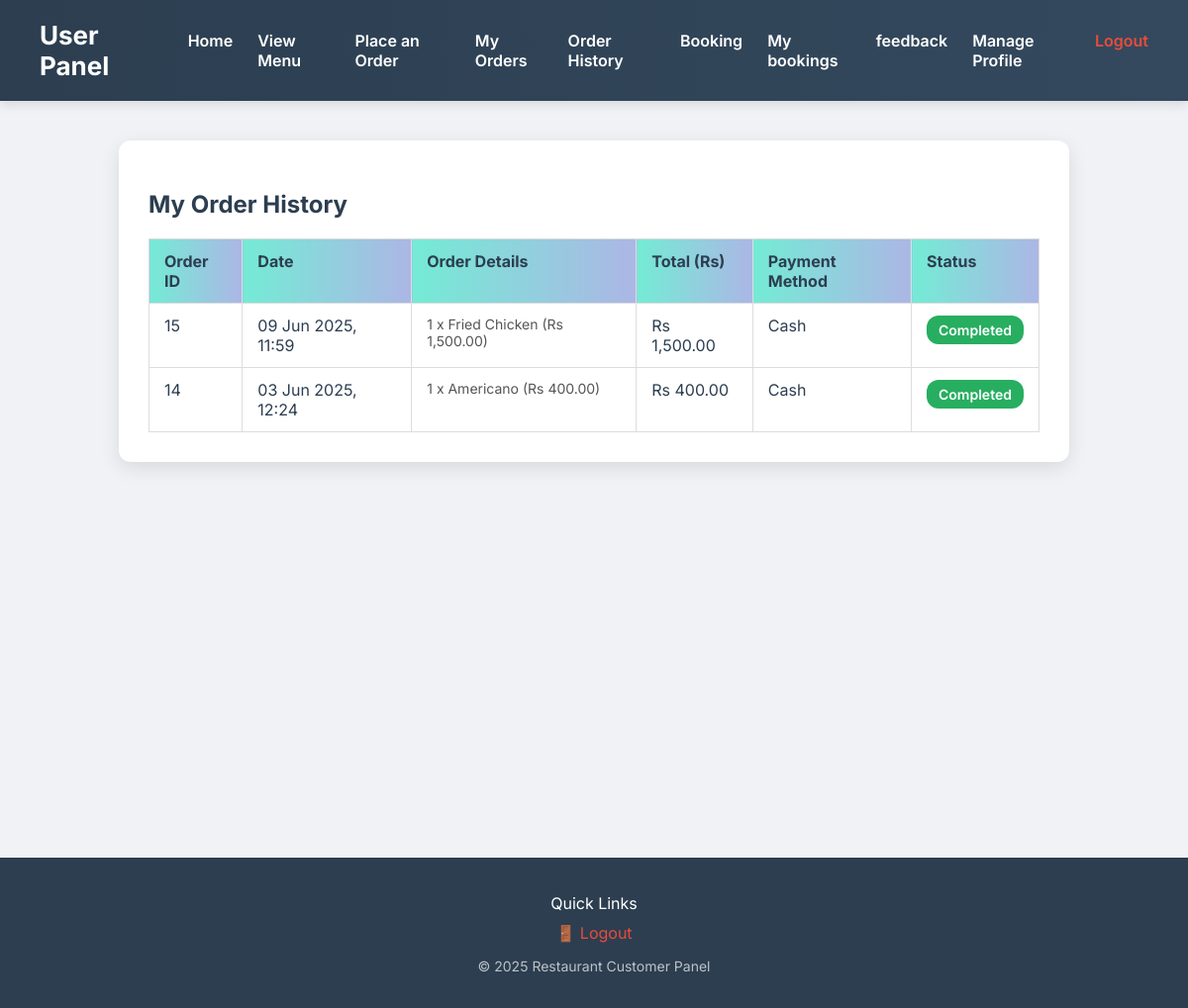
The app's page /order_history.php (signed in), older data.
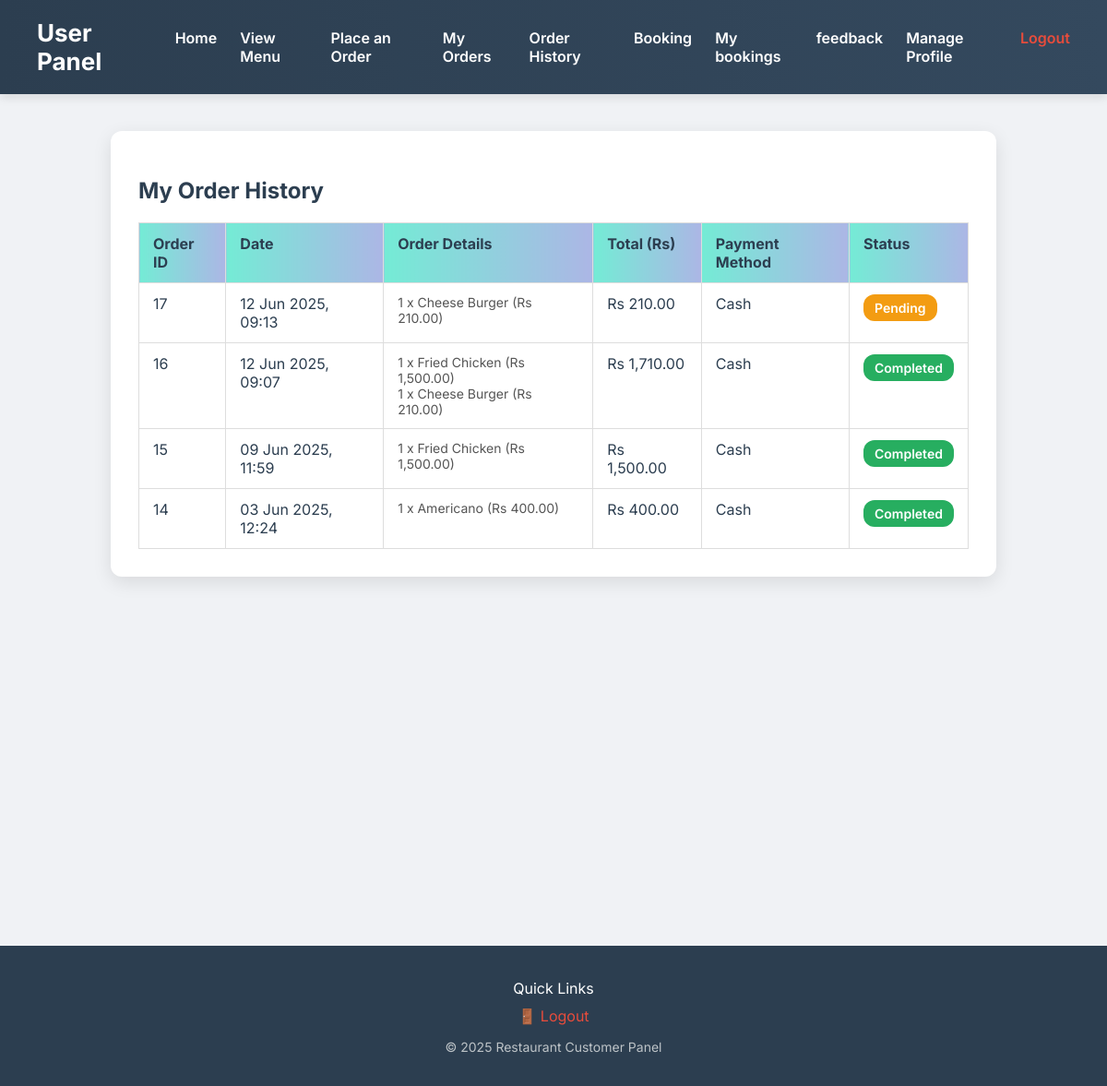
The same page, newer data.
### tables this page shows
CREATE TABLE `orders` (
  `id` int(11) NOT NULL,
  `user_id` int(11) DEFAULT NULL,
  `order_date` datetime DEFAULT current_timestamp(),
  `order_details` text DEFAULT NULL,
  `total` decimal(10,2) NOT NULL,
  `status` varchar(50) DEFAULT NULL,
  `assigned_staff_id` int(11) DEFAULT NULL,
  `payment_method` varchar(50) DEFAULT NULL,
  `order_type` varchar(20) NOT NULL DEFAULT 'pickup',
  `delivery_address` text DEFAULT NULL
);

### order_history.php (the view, shortened to what this page needs)
<?php
include 'db_connect.php';
$userId = $_SESSION['user_id'];
try {
    $stmt = $conn->prepare("
        SELECT
            orders.id,
            orders.order_date,
            orders.total,
            orders.status,
            orders.payment_method,
            orders.order_details
        FROM orders
        WHERE orders.user_id = :user_id
        ORDER BY orders.order_date DESC
    ");
    $stmt->execute(['user_id' => $userId]);
    $orders = $stmt->fetchAll(PDO::FETCH_ASSOC);
} catch (PDOException $e) {
    die("Database error: " . $e->getMessage());
}
?>
<!DOCTYPE html>
<html lang="en">
<head>
</head>
<body>
<nav class="navbar">
    <h1> User Panel</h1>
     <ul>
        <li> <a href="user_dashboard.php">Home</a></li>
        <li><a href="menu.php">View Menu</a></li>
    <li><a href="order_menu.php">Place an Order</a></li>
    <li><a href="my_orders.php">My Orders</a></li>
        <li><a href="order_history.php">Order History</a></li>
          <li><a href="book_table.php">Booking</a></li>
           <li><a href="my_bookings.php">My bookings</a></li>
                <li><a href="feedback.php">feedback</a></li>
        <li><a href="profile.php">Manage Profile</a></li>
        <li><a class="logout" href="logout.php">Logout</a></li>
    </ul>
</nav>
<div class="container">
    <h2>My Order History</h2>
    <?php if (empty($orders)): ?>
        <div class="no-orders">You have not placed any orders yet.</div>
    <?php else: ?>
        <table>
            <thead>
                <tr>
                    <th>Order ID</th>
                    <th>Date</th>
                    <th>Order Details</th>
                    <th>Total (Rs)</th>
                    <th>Payment Method</th>
                    <th>Status</th>
                </tr>
            </thead>
            <tbody>
                <?php foreach ($orders as $order): ?>
                    <tr>
                        <td><?= htmlspecialchars($order['id']) ?></td>
                        <td><?= htmlspecialchars(date("d M Y, H:i", strtotime($order['order_date']))) ?></td>
                        <td class="order-details">
                            <?php
                                $details = json_decode($order['order_details'], true);
                                if ($details) {
                                    foreach ($details as $item) {
                                        echo htmlspecialchars("{$item['quantity']} x {$item['name']} (Rs " . number_format($item['subtotal'], 2) . ")") . "<br>";
                                    }
                                } else {
                                    echo "No details available";
                                }
                            ?>
                        </td>
                        <td>Rs <?= number_format($order['total'], 2) ?></td>
                        <td><?= htmlspecialchars($order['payment_method'] ?? 'N/A') ?></td>
                        <td>
                            <?php
                                $status = strtolower($order['status']);
                                $status_class = "status " . $status;
                                echo "<span class=\"$status_class\">" . ucfirst($status) . "</span>";
                            ?>
                        </td>
                    </tr>
                <?php endforeach; ?>
            </tbody>
        </table>
    <?php endif; ?>
</div>
    <footer style="background-color: #2c3e50; color: white; padding: 20px 0; text-align: center; margin-top: 400px;">
    <div style="max-width: 1100px; margin: auto;">
        <p style="margin-bottom: 10px; font-size: 16px;">Quick Links</p>
        <div style="display: flex; justify-content: center; flex-wrap: wrap; gap: 20px;">
            <a href="logout.php" style="color: #e74c3c; text-decoration: none;">🚪 Logout</a>
        </div>
        <p style="margin-top: 15px; font-size: 14px; color: #bdc3c7;">&copy; <?= date("Y") ?> Restaurant Customer Panel</p>
    </div>
</footer>
</body>
</html>

Row changes from the older to the newer data that the page shows:
added orders: id "17", order_date "12 Jun 2025, 09:13", subtotal "1 x Cheese Burger (Rs 210.00)", total "210.00", payment_method "Cash", status "Pending"
added orders: id "16", order_date "12 Jun 2025, 09:07", subtotal "1 x Fried Chicken (Rs 1,500.00)", subtotal "1 x Cheese Burger (Rs 210.00)", total "1,710.00", payment_method "Cash", status "Completed"
